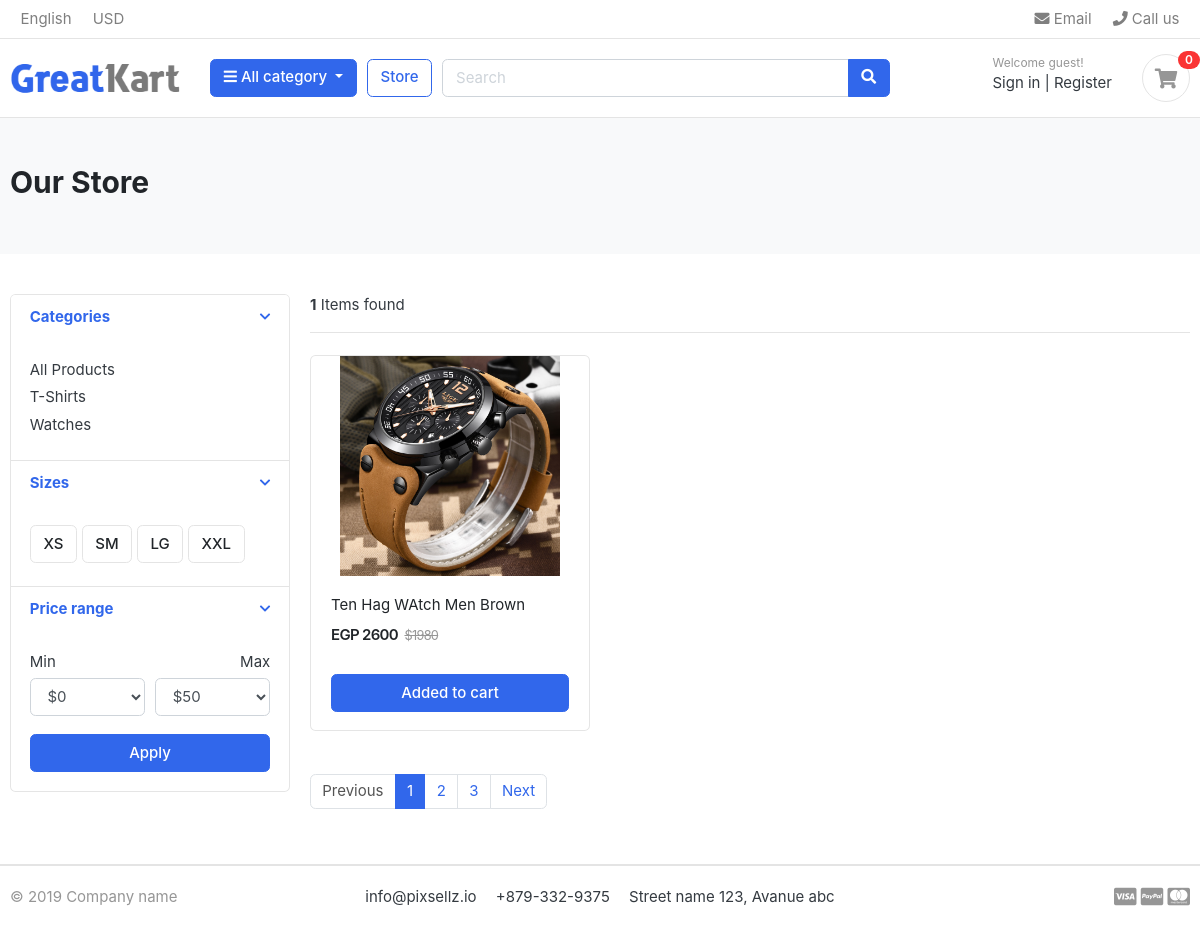
The app's page /store/watches/ with its own data.
### category/models.py (models this page shows, shortened)
class Category(models.Model):
    categoryName=models.CharField(max_length=50,unique=True) #Category Name {Unique=True}
    categorySlug=models.SlugField(max_length=50,unique=True) #Category Slug {Unique=True}
    categoryDescription=models.TextField(max_length=200,blank=True) #Category Description
    categoryImage=models.ImageField(upload_to='photos/categories',blank=True) #Category Image
    class Meta:
        verbose_name="Category" # Verbose Name is a single object to be displayed in the admin
        verbose_name_plural="Categories" # Verbose Name Plural is a plural object to be displayed in the admin
    def get_url(self):
            return reverse('products_by_category', args=[str(self.categorySlug)])

### store/models.py (models this page shows, shortened)
class Product(models.Model):
    product_name = models.CharField(max_length =100,unique=True)
    product_slug = models.SlugField(max_length =100)
    product_description = models.TextField(max_length =400,blank=True) # blank=True means that the field is not required
    product_price = models.IntegerField()
    product_stock = models.IntegerField()
    product_isavilabe = models.BooleanField(default=True)
    product_image =models.ImageField(upload_to='photos/products')
    product_category = models.ForeignKey(Category,on_delete=models.CASCADE) # on_delete=models.CASCADE means that if the category is deleted, the product will be deleted too
    created_date = models.DateTimeField(auto_now_add=True) # auto_now_add=True means that the date will be added automatically
    modified_date = models.DateTimeField(auto_now = True)  # auto_now=True means that the date will be updated automatically

### store/views.py (the view)
# urls.py: path("store/",include("store.urls")),
def store(request , category_slug=None):
    products = None
    categories = None
    if category_slug != None:
        categories = get_object_or_404(Category, categorySlug=category_slug)
        products = Product.objects.all().filter(product_category=categories, product_isavilabe=True)
        product_count = products.count()
    else:
        products = Product.objects.all().filter(product_isavilabe=True)
        product_count = products.count()
    context = {
        "products": products,
        "product_count": product_count,
    }
    return render(request, 'store/store.html', context)

### category/context_processors.py (called while the page is built)
def menu_links(request):
    links = Category.objects.all()
    return dict(links=links)

### templates/store/store.html (shortened to what this page needs)
{% extends 'base.html'  %}
{% block content %}
<section class="section-pagetop bg">
    <div class="container">
        <h2 class="title-page">Our Store</h2>
    </div>
    </section>
<section class="section-content padding-y">
    <div class="container">
    <div class="row">
        <aside class="col-md-3">
    <div class="card">
        <article class="filter-group">
            <header class="card-header">
                <a href="#" data-toggle="collapse" data-target="#collapse_1" aria-expanded="true" class="">
                    <i class="icon-control fa fa-chevron-down"></i>
                    <h6 class="title">Categories</h6>
                </a>
            </header>
            <div class="filter-content collapse show" id="collapse_1" style="">
                <div class="card-body">
                    <ul class="list-menu">
                        <li><a href="{% url 'store' %}"> All Products  </a></li>
                        </ul>
                    {% for category in links %}
                    <ul class="list-menu">
                    <li><a href="{{category.get_url}}">{{category.categoryName}}  </a></li>
                    </ul>
                    {% endfor %}
                </div>
            </div>
        </article>
        <article class="filter-group">
            <header class="card-header">
                <a href="#" data-toggle="collapse" data-target="#collapse_4" aria-expanded="true" class="">
                    <i class="icon-control fa fa-chevron-down"></i>
                    <h6 class="title">Sizes </h6>
                </a>
            </header>
            <div class="filter-content collapse show" id="collapse_4" style="">
                <div class="card-body">
                  <label class="checkbox-btn">
                    <span class="btn btn-light"> XS </span>
                  </label>
                  <label class="checkbox-btn">
                    <span class="btn btn-light"> SM </span>
                  </label>
                  <label class="checkbox-btn">
                    <span class="btn btn-light"> LG </span>
                  </label>
                  <label class="checkbox-btn">
                    <span class="btn btn-light"> XXL </span>
                  </label>
            </div>
            </div>
        </article>
        <article class="filter-group">
            <header class="card-header">
                <a href="#" data-toggle="collapse" data-target="#collapse_3" aria-expanded="true" class="">
                    <i class="icon-control fa fa-chevron-down"></i>
                    <h6 class="title">Price range </h6>
                </a>
            </header>
            <div class="filter-content collapse show" id="collapse_3" style="">
                <div class="card-body">
                    <div class="form-row">
                    <div class="form-group col-md-6">
                      <label>Min</label>
                          <select class="mr-2 form-control">
                            <option value="0">$0</option>
                        </select>
                    </div>
                    <div class="form-group text-right col-md-6">
                      <label>Max</label>
                          <select class="mr-2 form-control">
                            <option value="50">$50</option>
                        </select>
                    </div>
                    </div>
                    <button class="btn btn-block btn-primary">Apply</button>
                </div>
            </div>
        </article>
    </div>
        </aside>
        <main class="col-md-9">
    <header class="border-bottom mb-4 pb-3">
            <div class="form-inline">
                <span class="mr-md-auto"> <b>{{product_count}}</b> Items found </span>
            </div>
    </header>
    <div class="row">
        {% for product in products%}
        <div class="col-md-4">
            <figure class="card card-product-grid">
                <div class="img-wrap">
                    <img src={{product.product_image.url}}>
                </div>
                <figcaption class="info-wrap">
                    <div class="fix-height">
                        <a href="./product-detail.html" class="title">{{product.product_name}}</a>
                        <div class="price-wrap mt-2">
                            <span class="price">EGP {{product.product_price}}</span>
                            <del class="price-old">$1980</del>
                        </div>
                    </div>
                    <a href="#" class="btn btn-block btn-primary">Added to cart </a>
                </figcaption>
            </figure>
        </div>
        {% endfor%}
    </div>
    <nav class="mt-4" aria-label="Page navigation sample">
      <ul class="pagination">
        <li class="page-item disabled"><a class="page-link" href="#">Previous</a></li>
        <li class="page-item active"><a class="page-link" href="#">1</a></li>
        <li class="page-item"><a class="page-link" href="#">2</a></li>
        <li class="page-item"><a class="page-link" href="#">3</a></li>
        <li class="page-item"><a class="page-link" href="#">Next</a></li>
      </ul>
    </nav>
        </main>
    </div>
    </div>
    </section>
{% endblock %}

### ecommerce/static/css/ui.css (style rules this page uses)
html { font-family: "Inter", sans-serif; font-size: 15px; }
.img-wrap { text-align: center; display: block; }
.img-wrap img { max-width: 100%; }
.price-wrap { letter-spacing: -0.7px; }
.padding-y { padding-top: 40px; padding-bottom: 40px; }
figure { margin-bottom: 0; }
article:after, .form-group:after { display: block; clear: both; content: ""; }
.bg { background-color: #f8f9fa; }
.title-page { color: #212529; }
.btn-light { background-color: #fff; border-color: #e4e4e4; }
[class*=list-] li:after { visibility: hidden; display: block; content: ""; overflow: hidden; height: 0; clear: both; }
.list-menu { list-style: none; margin: 0; padding-left: 0; }
.list-menu li { margin-bottom: 5px; }
.list-menu a { color: #343a40; }
[class*=card-product] a.title { color: #212529; display: block; }
[class*=card-product] .img-wrap { overflow: hidden; position: relative; }
[class*=card-product] .img-wrap img { height: 100%; max-width: 100%; width: auto; display: inline-block; -o-object-fit: cover; object-fit: cover; }
.card-product-grid { margin-bottom: 20px; }
.card-product-grid .img-wrap { border-radius: 0.2rem 0.2rem 0 0; height: 220px; }
.card-product-grid .info-wrap { overflow: hidden; padding: 18px 20px; }
.card-product-grid .fix-height { height: 80px; overflow: hidden; }
.card .img-wrap { overflow: hidden; }
.price { font-weight: 600; color: #212529; }
.price-old { color: #969696; margin-left: 3px; font-size: 85%; }
.icon-control { margin-top: 5px; float: right; font-size: 80%; }
.card-header .title { margin-bottom: 0; line-height: 1.5; }
.filter-group { border-bottom: 1px solid #e4e4e4; }
.filter-group .card-header { border-bottom: 0; }
.filter-group:last-child { border-bottom: 0; }
.checkbox-btn { position: relative; }
.section-pagetop { padding: 45px 0; }

### records on screen
Category: categoryName "T-Shirts"
Category: categoryName "Watches"
Product: product_image (picture), product_name "Ten Hag WAtch Men Brown", product_price "2600"

### other values on screen
{{ product_count }} "1"
